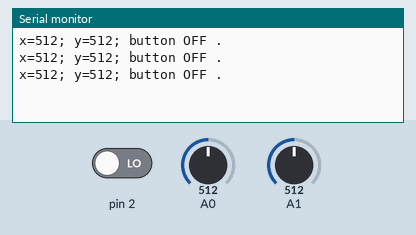
Bench run of a sketch on a simulated Arduino Uno, built with avr-gcc and run on an emulated ATmega328P. Shown: the last lines printed to the serial monitor. The inputs (shaded band) are chosen by the test bench; at power-on: pin 2 LOW, A0 = 512, A1 = 512.

Above: at 1.3 s.
1.4 s: pin 2 driven HIGH
At 1.9 s:
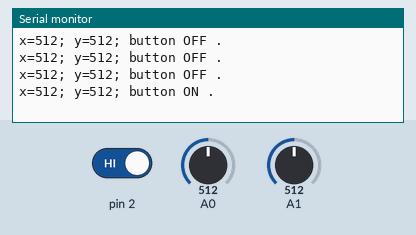
3.5 s: A0 set to 716
At 3.9 s:
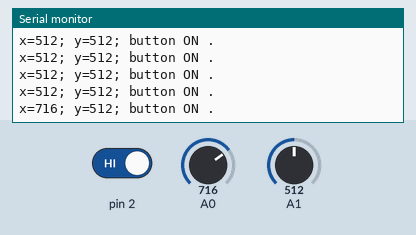
5.0 s: A1 set to 716
At 5.4 s:
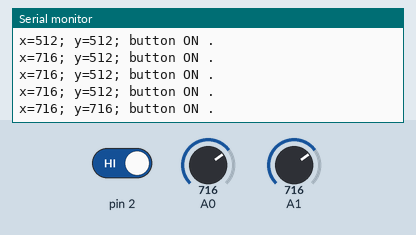
6.5 s: A0 set to 900
At 6.9 s:
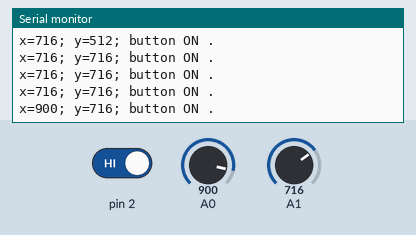
8.0 s: A1 set to 900
At 8.4 s:
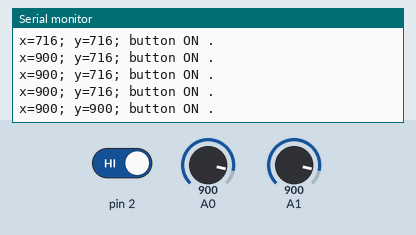
9.5 s: pin 2 driven LOW
At 9.9 s:
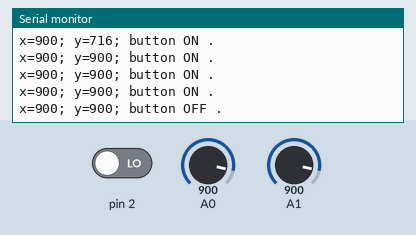
Timing chart, 0 to 12.0 s (numbered marks = the images above; inputs shaded):
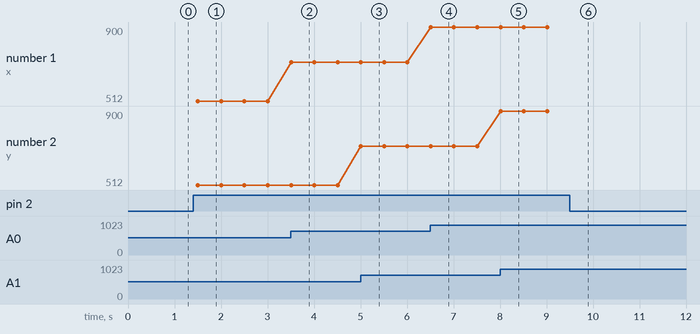

Measured:
- after the input at 1.4 s, the serial monitor: prints a new line after 0.10 s (image 1)
- after the input at 3.5 s, the serial monitor: prints a new line at once (image 2)
- after the input at 5.0 s, the serial monitor: prints a new line at once (image 3)
- after the input at 6.5 s, the serial monitor: prints a new line at once (image 4)
- after the input at 8.0 s, the serial monitor: prints a new line at once (image 5)
- after the input at 9.5 s, the serial monitor: prints a new line at once (image 6)
- plotted number 1: 512 → 716 after the input at 3.5 s, 716 → 900 after the input at 6.5 s

The sketch:

sketch_jan14a.ino
```cpp
void setup()
{
Serial.begin(9600);
pinMode(2, INPUT);

}

void loop()
{
int x = analogRead(0);
int y = analogRead(1);
boolean b = digitalRead(2);
Serial.print("x=");
Serial.print(x);
Serial.print("; y=");
Serial.print(y);
Serial.print("; button ");
if(b == HIGH) Serial.println("ON ."); else Serial.println("OFF .");

delay(500);


}
```
